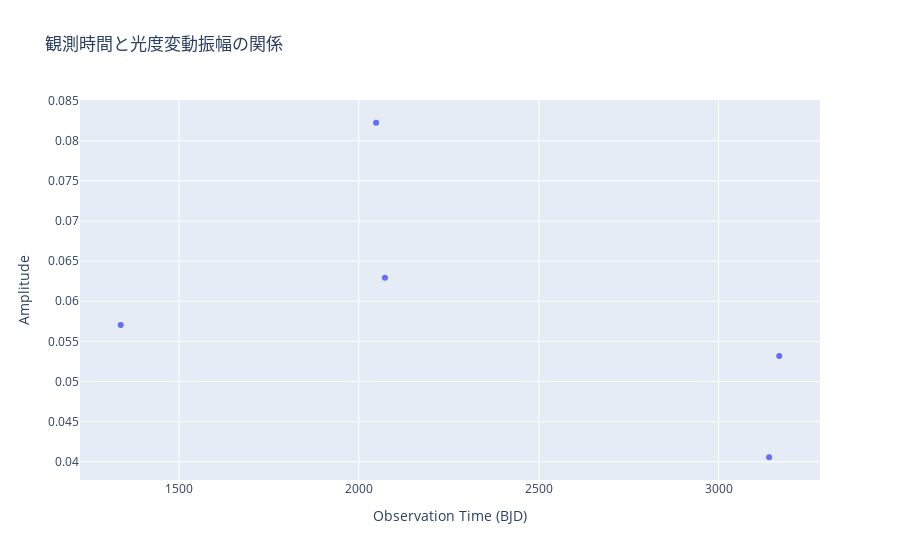

Source (notebook cell):
### Markdown cell above
## 統計分析（クラス変数）

### Code cell
# 時間と振幅の相関
fig = px.scatter(
    x=FlareDetector_DS_Tuc_A.array_observation_time,
    y=FlareDetector_DS_Tuc_A.array_amplitude,
    title="観測時間と光度変動振幅の関係",
    labels={"x": "Observation Time (BJD)", "y": "Amplitude"}
)
fig.show()

### Figure 1 — Plotly figure (JSON) as saved in the notebook; plotly's stock layout.template omitted (floating-point values rounded to 4 significant figures)
{"data": [{"hovertemplate": "Observation Time (BJD)=%{x}<br>Amplitude=%{y}<extra></extra>", "legendgroup": "", "marker": {"color": "#636efa", "symbol": "circle"}, "mode": "markers", "name": "", "orientation": "v", "showlegend": false, "type": "scatter", "x": [1338.0, 2048.0, 2073.0, 3141.0, 3169.0], "xaxis": "x", "y": [0.05704, 0.08224, 0.06294, 0.04057, 0.05318], "yaxis": "y"}], "layout": {"legend": {"tracegroupgap": 0}, "title": {"text": "観測時間と光度変動振幅の関係"}, "xaxis": {"anchor": "y", "domain": [0, 1], "title": {"text": "Observation Time (BJD)"}}, "yaxis": {"anchor": "x", "domain": [0, 1], "title": {"text": "Amplitude"}}}}
